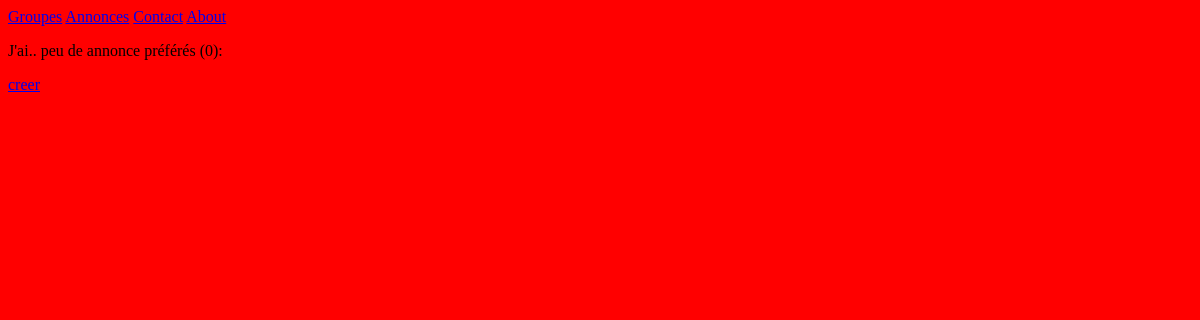
The page /listings/ on the database as committed earlier.
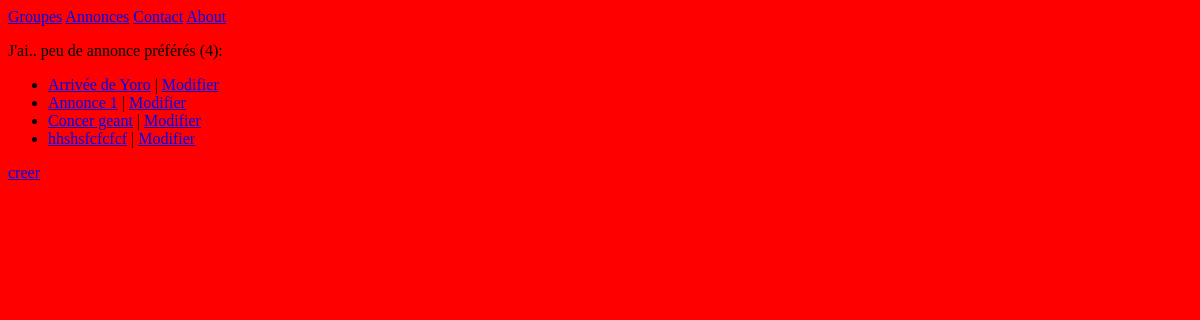
The same page on the database as committed later.
### listings/models.py (models this page shows)
class Listing(models.Model):
   class Type(models.TextChoices):
        RECORDS = 'RS'
        CLOTHING = 'CG'
        POSTERS = 'PS'
        MISCELLANEOUS = 'MS'
   description = models.fields.CharField(max_length=1000)
   sold = models.fields.BooleanField(default=False)
   year = models.fields.IntegerField(validators=[MinValueValidator(1900), MaxValueValidator(2021)])
   type = models.fields.CharField(choices=Type.choices, max_length=5)
   band = models.ForeignKey(Band, null = True, on_delete = models.SET_NULL)

### listings/views.py (the view)
# urls.py: path('listings/', views.listings, name="listings"),
def listings(request):
    listings = Listing.objects.all()
    return render(request, 'listings/listings.html', {'listings':listings})

### listings/templates/listings/listings.html
{% extends 'listings/base.html' %}
{% block content %}
    <p>
        J'ai..
        {% if listings|length < 5 %}
            peu de
        {% elif listings|length < 10 %}
            quelques
        {% else %}
            baucoup d'
        {% endif %}
        annonce préférés ({{listings|length}}):
    </p>
    <ul>
        {% for listing in  listings%}
            <li>
                <a href="{% url 'listings-detail' listing.id %}">{{ listing.description }}</a>
                | <a href="{% url 'listings-change' listing.id%}"> Modifier</a>
            </li>
        {% endfor %}
    </ul>
    <a href="{% url 'listings-create'%}"> creer</a>
{% endblock  %}

Rows that differ between the two databases and show on the page:
added Listing: description "Arrivée de Yoro"
added Listing: description "Annonce 1"
added Listing: description "Concer geant"
added Listing: description "hhshsfcfcfcf"
Other text that changed with them:
{{ listings|length }}: "0" → "4"
